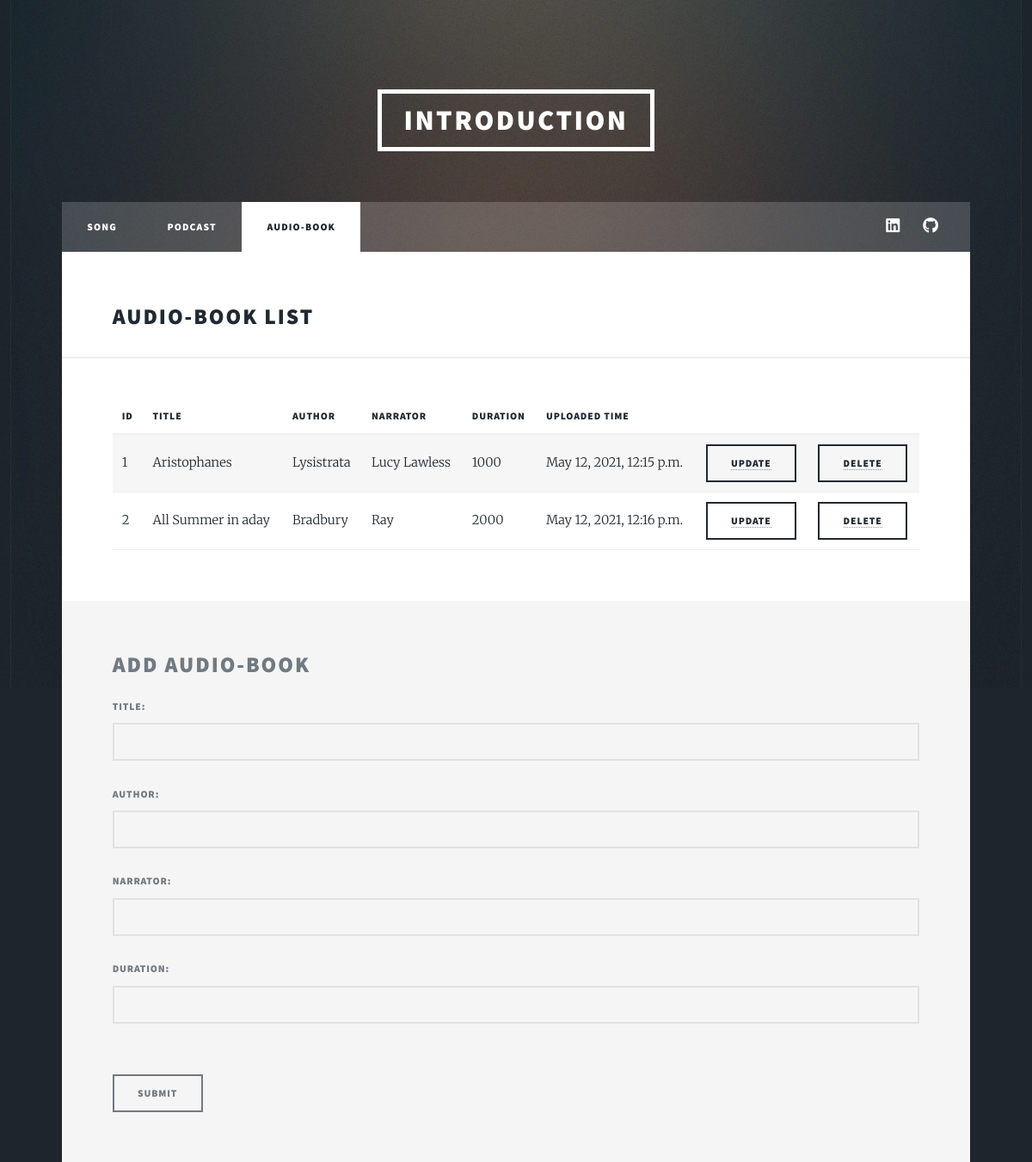
Screenshot of /audiobooklist with the database file from the repository.
### crud/models.py (models this page shows)
class Audiobook(models.Model):
    Title = models.CharField(max_length=100, null=False, blank=False)
    Author = models.CharField(max_length=100, null=False, blank=False)
    Narrator = models.CharField(max_length=100, null=False, blank=False)
    Duration = models.BigIntegerField(null=False, blank=False)
    Uploaded_time = models.DateTimeField(auto_now=True)

### crud/views.py (the view)
# urls.py: path('audiobooklist', views.audiobook, name='audiobook'),
def audiobook(request):
    form = AudiobookForm()
    if request.method == 'POST':
        form = AudiobookForm(request.POST)
        if form.is_valid():
            form.save()
            form = AudiobookForm()
    audiobook_list = Audiobook.objects.all()
    return render(request, 'audiobook.html', {'form': form, 'audiobook_list': audiobook_list})

### crud/forms.py
class AudiobookForm(forms.ModelForm):
    class Meta:
        model = Audiobook
        fields = "__all__"
        widgets = {
            'Title': forms.TextInput(attrs={'class': 'field'}),
            'Author': forms.TextInput(attrs={'class': 'field'}),
            'Narrator': forms.TextInput(attrs={'class': 'field'}),
            'Duration': forms.TextInput(attrs={'class': 'field'}),
        }

### templates/audiobook.html (shortened to what this page needs)
{% load static %}
<!DOCTYPE HTML>
<html>
	<head>
		<link rel="stylesheet" href="{% static 'assets/css/main.css' %}" />
	</head>
	<body class="is-preload">
			<div id="wrapper">
					<header id="header">
						<a href="{% url 'song' %}" class="logo">Introduction</a>
					</header>
					<nav id="nav">
						<ul class="links">
							<li><a href="{% url 'song' %}">Song</a></li>
							<li><a href="{% url 'podcast' %}">Podcast</a></li>
							<li class="active"><a href="{% url 'audiobook' %}">Audio-Book</a></li>
						</ul>
						<ul class="icons">
              <li>
                <a href="https://www.linkedin.com/in/jeevan-n-698600184/" class="icon brands fa-linkedin"
                  ><span class="label">Instagram</span></a
                >
              </li>
              <li>
                <a href="https://github.com/Jeevan5955" class="icon brands fa-github"
                  ><span class="label">GitHub</span></a
                >
              </li>
            </ul>
					</nav>
      <div id="main">
        <h2>Audio-Book List</h2>
        <div class="table-wrapper">
          <table>
            <thead>
              <tr>
                <th>ID</th>
                <th>Title</th>
                <th>Author</th>
                <th>Narrator</th>
                <th>Duration</th>
                <th>Uploaded Time</th>
              </tr>
            </thead>
            <tbody>
              {% for i in audiobook_list %}
              <tr>
                <td>{{i.id}}</td>
                <td>{{i.Title}}</td>
                <td>{{i.Author}}</td>
                <td>{{i.Narrator}}</td>
                <td>{{i.Duration}}</td>
                <td>{{i.Uploaded_time}}</td>
                <td><button class="button"><a href="{% url 'audiobookupdateform' i.id %}"><span>Update </span></button></a></td>
                <td><button class="button"><a href="{% url 'audiobookdeleteform' i.id %}"><span>Delete </span></button></a></td>
              </tr>
              {% endfor %}
          </table>
        </div>
      </div>
      <footer id="footer">
        <section>
          <h2>Add Audio-Book</h2>
          <form method="post" action="">
            <div class="fields">
              <div class="field">
                {% csrf_token %} {{form.as_p}}
            </div>
            </div>
            <ul class="actions">
              <li><input type="submit" value="Submit" /></li>
            </ul>
          </form>
        </section>
      </footer>
	</body>
</html>

### rows the page displays
Audiobook: id "1", Title "Aristophanes", Author "Lysistrata", Narrator "Lucy Lawless", Duration "1000", Uploaded_time "May 12, 2021, 12:15 p.m."
Audiobook: id "2", Title "All Summer in aday", Author "Bradbury", Narrator "Ray", Duration "2000", Uploaded_time "May 12, 2021, 12:16 p.m."
